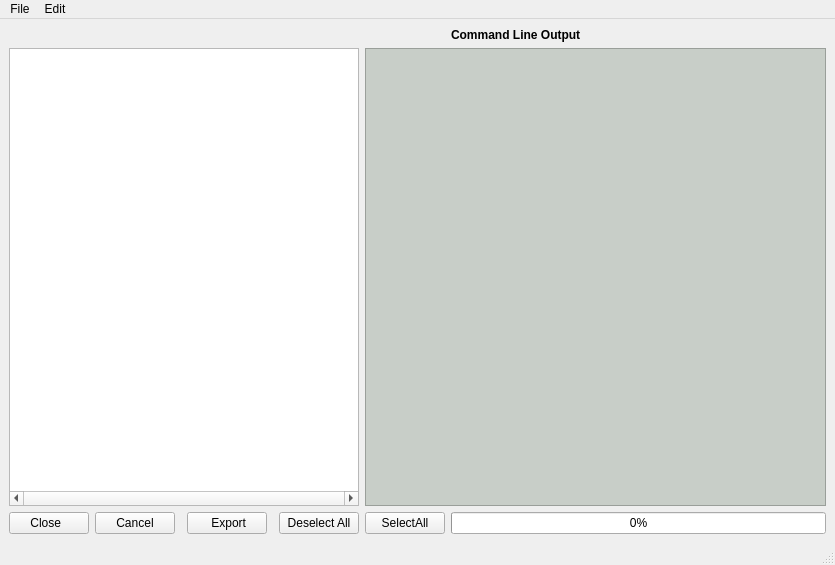
<?xml version="1.0" encoding="UTF-8"?>
<ui version="4.0">
 <class>MainWindow</class>
 <widget class="QMainWindow" name="MainWindow">
  <property name="geometry">
   <rect>
    <x>0</x>
    <y>0</y>
    <width>835</width>
    <height>565</height>
   </rect>
  </property>
  <property name="sizePolicy">
   <sizepolicy hsizetype="Preferred" vsizetype="Preferred">
    <horstretch>0</horstretch>
    <verstretch>0</verstretch>
   </sizepolicy>
  </property>
  <property name="windowTitle">
   <string>MainWindow</string>
  </property>
  <widget class="QWidget" name="centralwidget">
   <layout class="QGridLayout" name="gridLayout">
    <item row="0" column="7">
     <widget class="QLabel" name="label">
      <property name="font">
       <font>
        <weight>75</weight>
        <bold>true</bold>
       </font>
      </property>
      <property name="text">
       <string>Command Line Output</string>
      </property>
     </widget>
    </item>
    <item row="1" column="0" colspan="6">
     <widget class="QTreeView" name="DirectoryTree">
      <property name="sizePolicy">
       <sizepolicy hsizetype="Expanding" vsizetype="Ignored">
        <horstretch>0</horstretch>
        <verstretch>0</verstretch>
       </sizepolicy>
      </property>
      <property name="sizeIncrement">
       <size>
        <width>0</width>
        <height>0</height>
       </size>
      </property>
      <property name="horizontalScrollBarPolicy">
       <enum>Qt::ScrollBarAlwaysOn</enum>
      </property>
     </widget>
    </item>
    <item row="8" column="1">
     <widget class="QPushButton" name="pushButton_cancel">
      <property name="text">
       <string>Cancel</string>
      </property>
     </widget>
    </item>
    <item row="8" column="5">
     <widget class="QPushButton" name="pushButton_sall">
      <property name="sizePolicy">
       <sizepolicy hsizetype="Fixed" vsizetype="Fixed">
        <horstretch>0</horstretch>
        <verstretch>0</verstretch>
       </sizepolicy>
      </property>
      <property name="text">
       <string>Deselect All</string>
      </property>
     </widget>
    </item>
    <item row="8" column="0">
     <widget class="QPushButton" name="pushButton_close">
      <property name="text">
       <string>    Close      </string>
      </property>
     </widget>
    </item>
    <item row="8" column="7">
     <widget class="QProgressBar" name="progressBar">
      <property name="value">
       <number>0</number>
      </property>
     </widget>
    </item>
    <item row="8" column="3">
     <widget class="QPushButton" name="pushButton_export">
      <property name="sizePolicy">
       <sizepolicy hsizetype="Fixed" vsizetype="Maximum">
        <horstretch>0</horstretch>
        <verstretch>0</verstretch>
       </sizepolicy>
      </property>
      <property name="text">
       <string> Export</string>
      </property>
     </widget>
    </item>
    <item row="8" column="6">
     <widget class="QPushButton" name="pushButton_dsall">
      <property name="sizePolicy">
       <sizepolicy hsizetype="Fixed" vsizetype="Fixed">
        <horstretch>0</horstretch>
        <verstretch>0</verstretch>
       </sizepolicy>
      </property>
      <property name="text">
       <string>SelectAll</string>
      </property>
     </widget>
    </item>
    <item row="1" column="6" colspan="2">
     <widget class="QTextEdit" name="textEdit">
      <property name="sizePolicy">
       <sizepolicy hsizetype="Ignored" vsizetype="Expanding">
        <horstretch>20</horstretch>
        <verstretch>100</verstretch>
       </sizepolicy>
      </property>
      <property name="autoFillBackground">
       <bool>true</bool>
      </property>
      <property name="styleSheet">
       <string notr="true">background-color: rgb(200, 206, 200);
border-color: rgb(170, 0, 0);</string>
      </property>
      <property name="textInteractionFlags">
       <set>Qt::TextSelectableByKeyboard|Qt::TextSelectableByMouse</set>
      </property>
     </widget>
    </item>
   </layout>
  </widget>
  <widget class="QMenuBar" name="menubar">
   <property name="geometry">
    <rect>
     <x>0</x>
     <y>0</y>
     <width>835</width>
     <height>25</height>
    </rect>
   </property>
   <widget class="QMenu" name="menuFile">
    <property name="title">
     <string>File</string>
    </property>
    <addaction name="actionExit"/>
   </widget>
   <widget class="QMenu" name="menuHelp">
    <property name="title">
     <string>Edit</string>
    </property>
    <addaction name="actionSelect_All"/>
    <addaction name="actionDeSelect_All"/>
   </widget>
   <addaction name="menuFile"/>
   <addaction name="menuHelp"/>
  </widget>
  <widget class="QStatusBar" name="statusbar"/>
  <action name="actionExit">
   <property name="text">
    <string>Exit</string>
   </property>
  </action>
  <action name="actionSelect_All">
   <property name="text">
    <string>Select All</string>
   </property>
  </action>
  <action name="actionDeSelect_All">
   <property name="text">
    <string>DeSelect All</string>
   </property>
  </action>
 </widget>
 <resources/>
 <connections/>
</ui>
